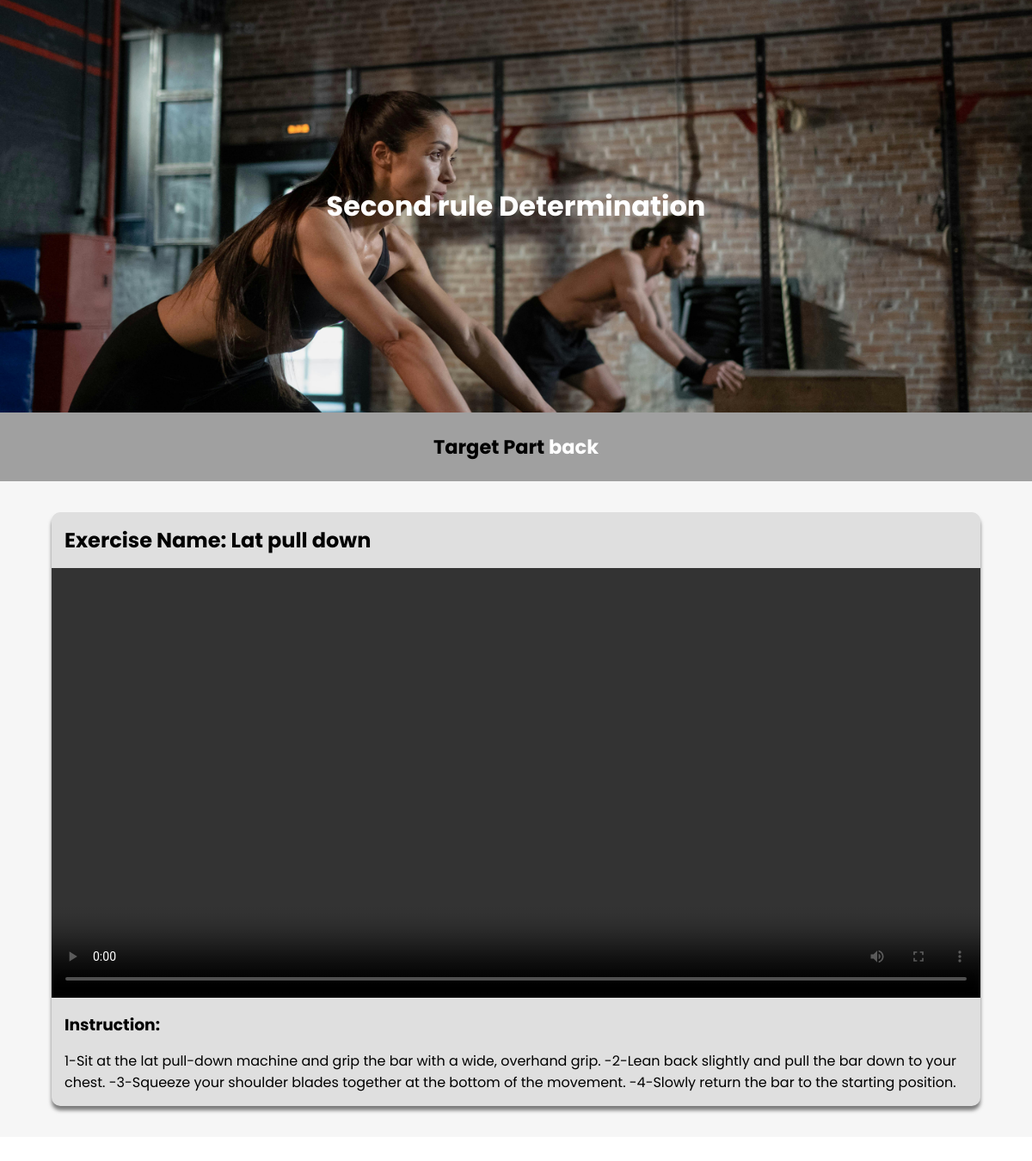
The app's page /back.php (signed in) with its own data.
### tables this page shows
CREATE TABLE `courses` (
  `courseId` int(255) NOT NULL,
  `coach_id` int(255) NOT NULL,
  `video_id` int(255) NOT NULL,
  `name` varchar(50) NOT NULL,
  `instructions` mediumtext NOT NULL,
  `muscle` varchar(50) NOT NULL
);

CREATE TABLE `video` (
  `videoId` int(255) NOT NULL,
  `content` varchar(50) NOT NULL
);

### back.php (the view, shortened to what this page needs)
<?php
require('db_connect.php');
$sql="SELECT * FROM courses WHERE muscle LIKE '%back%'";
$result=mysqli_query($conn,$sql);
if($result){
if ($result->num_rows > 0) {
$row1 = mysqli_fetch_assoc($result);
$muscle = $row1['muscle'];
}else{
    $muscle="Not set yet!";
}
}else{
    echo "Error: " . $sql . "<br>" . mysqli_error($conn);
}
?>
<!DOCTYPE html>
<html lang="en">
<head>
    <link rel="stylesheet" href="./css/course.css">
</head>
<body>
    <section class="intro">
        <h1>Second rule Determination</h1>
    </section>
    <section class="coach-name">
        <h1>Target Part <span style="color: white;"><?php echo $muscle; ?></span></h1>
    </section>
    <section class="course-container">
            <?php
            $sql="SELECT * FROM courses WHERE muscle LIKE '%back%'";
            $result=mysqli_query($conn,$sql);
            if($result){
            if ($result->num_rows > 0) {
            while ($row = mysqli_fetch_assoc($result)) {
                $video_id = $row['video_id'];
                $sql2 = "SELECT * From video WHERE videoId=$video_id";
                $result2 = mysqli_query($conn, $sql2);
                if ($result2) {
                    if ($result2->num_rows > 0) {
                        $row2 = mysqli_fetch_assoc($result2);
                    }
                }
                else{
                    echo "Error: " . $sql . "<br>" . mysqli_error($conn);
                }
            echo '
            <div class="content-container">
            <h1>Exercise Name: <span>'.$row['name'].'</span></h1>
            <video src="'.$row2['content'].'" controls></video>
            <h3>Instruction:</h3>
            <p>'.$row['instructions'].'</p>
        </div>';
            }
            }else{
                echo " Exercises Not Set yet!";
            }
        }
            ?>
    </section>
</body>
</html>

### css/course.css (style rules this page uses)
* { margin: 0; padding: 0; box-sizing: border-box; font-family: "Poppins", sans-serif; }
.intro { width: 100%; height: 60vh; background-image: url(../images/pexels-cottonbro-7676548.jpg); background-size: cover; background-position: center; background-repeat: no-repeat; }
.intro { display: flex; justify-content: center; align-items: center; color: white; }
.intro h1 { font-size:xx-large; text-align: center; }
.coach-name { width: 100%; height: 10vh; background-color: rgb(160, 160, 160); text-align: center; display: flex; justify-content: center; align-items: center; font-size: larger; font-family: cursive; }
.course-container { width: 100%; height: auto; background-color: rgb(246, 246, 246); display: flex; flex-direction: column; justify-content: center; align-items: center; }
.content-container { margin-top: 3%; margin-bottom: 3%; background-color: rgb(223, 223, 223); width: 60%; height: auto; border-radius: 10px; box-shadow: 0 5px 4px rgba(0,0,0,0.5); }
.content-container h1 { padding: 15px; font-size: x-large; }
.content-container h3 { padding: 10px 15px 0px 15px; }
.content-container video { width: 100%; height: 500px; }
.content-container p { padding:15px; }
@media screen and (orientation:portrait) { .content-container { width: 90%; } }
@media screen and (orientation:portrait) { .coach-name { font-size: 15px; } }

### records on screen
courses: muscle "back", name "Lat pull down", instructions "1-Sit at the lat pull-down machine and grip the bar with a wide, overhand grip. -2-Lean back slightly and pull the bar down to your chest. -3-Squeeze your shoulder blades together at the bottom of the movement. -4-Slowly return the bar to the starting position."
